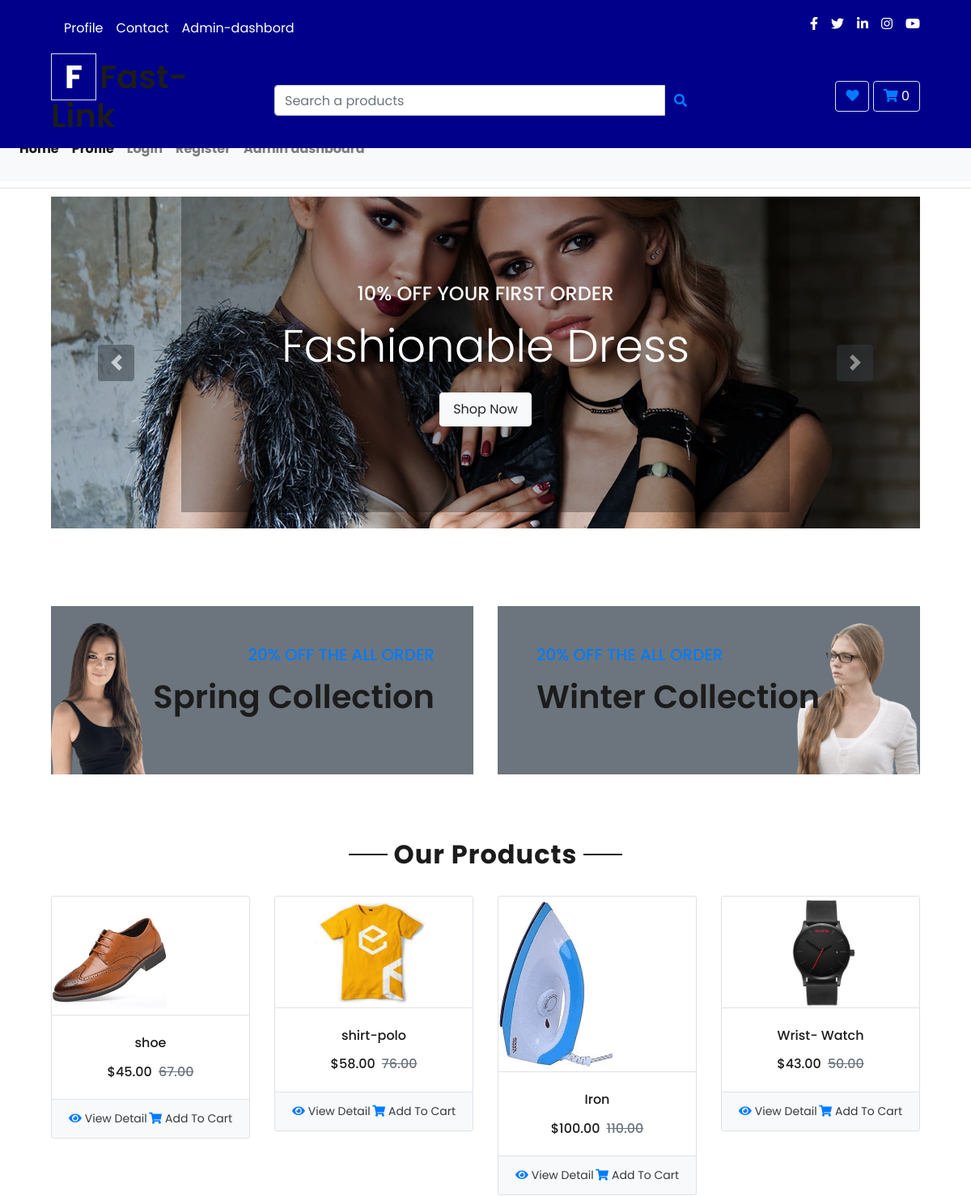
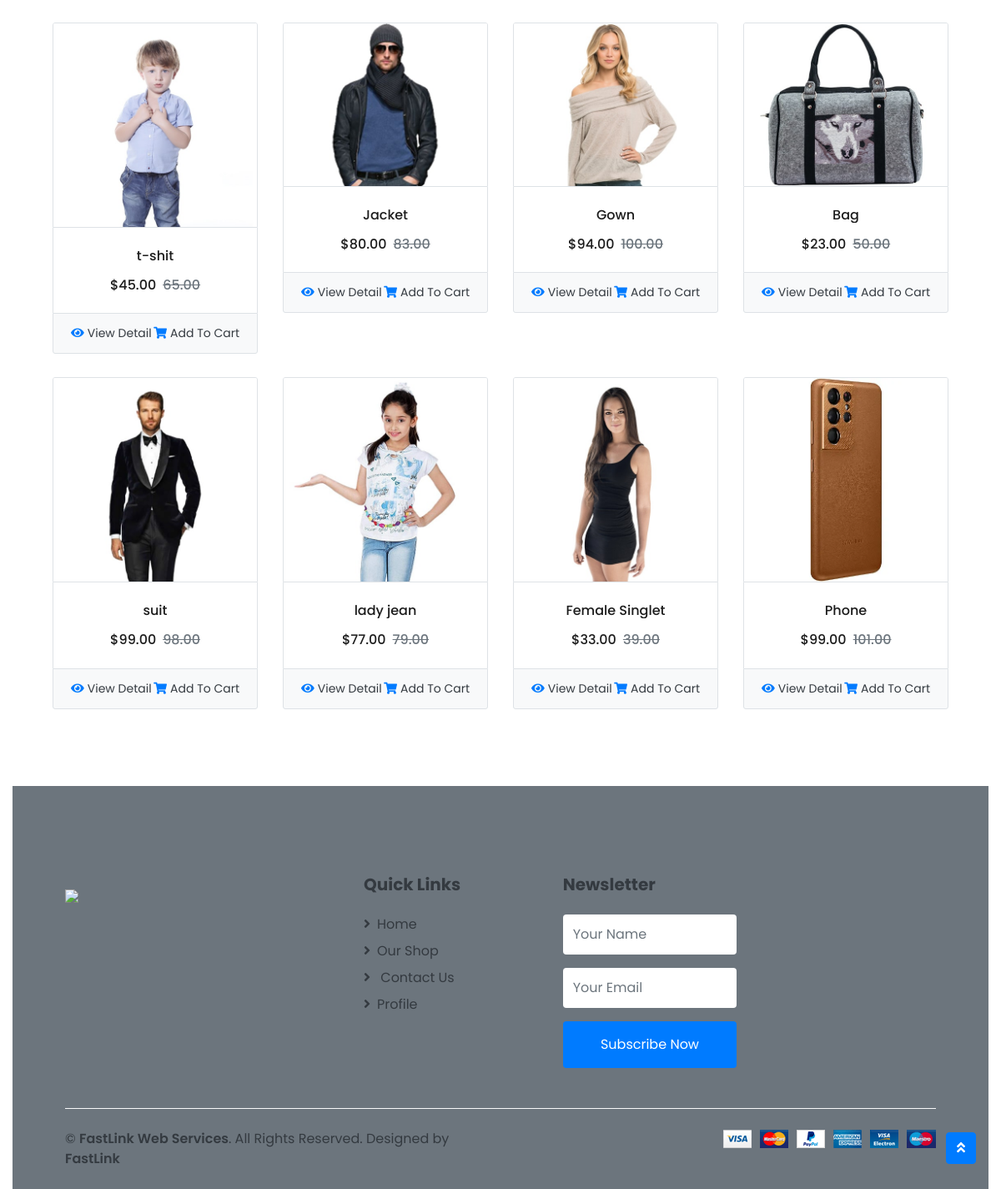
The page / on the database its author committed (2 pictures, top to bottom).
### store/models.py (models this page shows, shortened)
class Product(models.Model):
	CATEGORY = (
		('cloths', 'cloths'),
		('shoes', 'shoes'),
		('fairly used laptops', 'fairly used laptops')
		)
	name = models.CharField(max_length=200)
	price = models.DecimalField(max_digits=7, decimal_places=2)
	price_slash = models.DecimalField(max_digits=7, decimal_places=2, default=False)
	category = models.CharField(max_length=200, null=True, choices=CATEGORY)
	liked = models.ManyToManyField(User, default=None, blank=True, related_name='liked')
	description = models.TextField(max_length=2000, null=True, blank=True)
	digital = models.BooleanField(default=False,null=True, blank=True)
	image = models.ImageField(null=True, blank=True)
	@property
	def imageURL(self):
		try:
			url = self.image.url
		except:
			url = ''
		return url

### store/views.py (the view)
# urls.py: path('', include('store.urls')),
def store(request):
     data = cartData(request)
     cartItems = data['cartItems']
     user = request.user
     products = Product.objects.all()
     arriv = Arrive.objects.all()
     context = {'products':products, 'cartItems':cartItems, 'user':user, 'arriv':arriv}
     return render(request, 'store/store.html', context)

### store/utils.py (called while the page is built, shortened)
def cookieCart(request,):
    try:
        cart = json.loads(request.COOKIES['cart'])
    except:
        cart = {}
    print('cart:', cart)
    items = []
    order = {'get_cart_total':0, 'get_cart_items':0, 'shipping':False}
    cartItems = order['get_cart_items']
    return {'cartItems':cartItems, 'order':order, 'items':items}

def cartData(request):
    if request.user.is_authenticated:
          customer = request.user.customer
          order, created = Order.objects.get_or_create(customer=customer, complete=False)
          items = order.orderitem_set.all()
          cartItems = order.get_cart_items
    else:
         cookieData = cookieCart(request)
         cartItems = cookieData['cartItems']
         order = cookieData['order']
         items = cookieData['items']
    return {'cartItems':cartItems, 'order':order, 'items':items}

### store/templates/store/store.html (shortened to what this page needs)
{% extends 'store/main2.html' %}
{% load static %}
{% block content %}
    {% include 'store/carousel.html' %}
    {% include 'store/ofer.html' %}
	<div class="container-fluid pt-5">
        <div class="text-center mb-4">
            <h2 class="section-title px-5"><span class="px-2">Our Products</span></h2>
        </div>
        <div class="row px-xl-5 pb-3">
			{% for product in products %}
            <div class="col-lg-3 col-md-6 col-sm-12 pb-1">
                <div class="card product-item border-0 mb-4">
                    <div class="card-header product-img position-relative overflow-hidden bg-transparent border p-0">
                        <img class="img-fluid" src="{{product.imageURL}}" alt="">
                    </div>
                    <div class="card-body border-left border-right text-center p-0 pt-4 pb-3">
                        <h6 class="text-truncate mb-3">{{product.name}}</h6>
                        <div class="d-flex justify-content-center">
                            <h6>${{product.price}}</h6><h6 class="text-muted ml-2"><del>{{product.price_slash}}</del></h6>
                        </div>
                    </div>
                    <div class="card-footer d-flex justify-content-between bg-light border">
                        <a href="{% url 'product_details' product.id %}" class="btn btn-sm text-dark p-0"><i class="fas fa-eye text-primary mr-1"></i>View Detail</a>
						<button data-product="{{product.id}}" data-action="add" class="btn btn-sm text-dark p-0 add-btn update-cart"><i class="fas fa-shopping-cart text-primary mr-1"></i>Add To Cart</button>
                    </div>
                </div>
            </div>
		{% endfor %}
	</div>
{% endblock content %}

### store/templates/store/main2.html (shortened to what this page needs)
 <!DOCTYPE html>
{% load static %}
<html lang="en">
<head>
    <link rel="stylesheet" type="text/css" href="{% static 'css/main.css' %}">
    <link rel="stylesheet" type="text/css" href="{% static 'css/style.css' %}">
    <link rel="stylesheet" type="text/css" href="{% static 'css/footer.css' %}">
    <link href="https://cdnjs.cloudflare.com/ajax/libs/font-awesome/5.10.0/css/all.min.css" rel="stylesheet">
    <link href="{% static 'lib/owlcarousel/assets/owl.carousel.min.css'% }" rel="stylesheet">
    <link rel="stylesheet" href="https://stackpath.bootstrapcdn.com/bootstrap/4.4.1/css/bootstrap.min.css">
</head>
<body>
<div class="hero_area">
    <div class="container-fluid">
        <div class="row py-2 px-xl-5">
            <div class="col-lg-6 d-none d-lg-block">
                <div class="d-inline-flex align-items-center">
                    <a class="text-d" href="{% url 'profile' %}">Profile</a>
                    <a class="text-d" href="{% url 'contact' %}">Contact</a>
                    <a class="text-d" href="{% url 'dashboard' %}">Admin-dashbord</a>
                </div>
            </div>
            <div class="col-lg-6 text-center text-lg-right">
                <div class="d-inline-flex align-items-center">
                    <a class="text-d px-2" href="">
                        <i class="fab fa-facebook-f"></i>
                    </a>
                    <a class="text-d px-2" href="">
                        <i class="fab fa-twitter"></i>
                    </a>
                    <a class="text-d px-2" href="">
                        <i class="fab fa-linkedin-in"></i>
                    </a>
                    <a class="text-d px-2" href="">
                        <i class="fab fa-instagram"></i>
                    </a>
                    <a class="text-d pl-2" href="">
                        <i class="fab fa-youtube"></i>
                    </a>
                </div>
            </div>
        </div>
        <div class="row align-items-center py-3 px-xl-5">
            <div class="col-lg-3 d-none d-lg-block">
                <a href="" class="text-decoration-none">
                    <h1 class="m-0 display-5 font-weight-semi-bold"><span class="text-d font-weight-bold border px-3 mr-1">F</span class="text-d">Fast-Link</h1>
                </a>
            </div>
            <div class="col-lg-6 col-6 text-left" action="{% url 'search' %}">
                <form action="{% url 'search' %}" method="POST">
                    <div class="input-group">
                        <input type="text" class="form-control" placeholder="Search a products" name="searched">
                        <div class="input-group-append">
                            <button class="input-group-text bg-transparent text-primary">
                                <i class="fa fa-search" type="submit"></button></i>
                        </div>
                    </div>
                </form>
            </div>
            <div class="col-lg-3 col-6 text-right">
                <a href="" class="btn border">
                    <i class="fas fa-heart text-primary"></i>
                </a>
                <a href="{% url 'cart' %}" class="btn border">
                    <i class="fas fa-shopping-cart text-primary"></i>
                    <span id="cart-total" class="text-d">{{cartItems}}</span>
                </a>
            </div>
        </div>
    </div>
</div>
<br><br><br><br><br><br>
<div class="coni">
    <nav class="navbar navbar-expand-lg navbar-light bg-light">
        <div class="collapse navbar-collapse" id="navbarSupportedContent">
          <ul class="navbar-nav mr-auto">
            <li class="nav-item active">
              <a class="nav-link" href="{% url 'store' %}"><strong>Home</strong> <span class="sr-only">(current)</span></a>
            </li>
            <li class="nav-item active">
                <a class="nav-link" href="{% url 'profile' %}"><strong>Profile</strong><span class="sr-only">(current)</span></a>
              </li>
            <li class="nav-item">
                <div class="navbar-nav ml-auto py-0">
                    {% if request.user.is_authenticated %}
                    <a href="{% url 'logout' %}" class="nav-item nav-link"><strong>Logout</strong></a>
                    {% else %}
                    <a href="{% url 'login' %}" class="nav-item nav-link"><strong>Login</strong></a>
                    {% endif %}
                    <a href="{% url 'register' %}" class="nav-item nav-link"><strong>Register</strong></a>
                    <a class="nav-item nav-link" href="{% url 'dashboard' %}"><strong>Admin dashboard</strong> <span class="sr-only">(current)</span></a>
                </div>
          </ul>
        </div>
      </nav>
</div>
<div class="mt-2">
    {% block content %}
    {% endblock content %}
    <a href="#" class="btn btn-primary back-to-top"><i class="fa fa-angle-double-up"></i></a>
    {% include 'store/footer.html' %}
</body>
</html>

### store/templates/store/carousel.html (shortened to what this page needs)
{% load static %}
{% block carousel_start %}
    <div class="container-fluid mb-5">
        <div class="row border-top px-xl-5">
            <div class="col-lg-12">
                <div id="header-carousel" class="carousel slide" data-ride="carousel">
                    <div class="carousel-inner">
                        <div class="carousel-item active" style="height: 410px;">
                            <img class="img-fluid" src="{% static 'images/carousel-1.jpg' %}" alt="Image">
                            <div class="carousel-caption d-flex flex-column align-items-center justify-content-center">
                                <div class="p-3" style="max-width: 700px;">
                                    <h4 class="text-light text-uppercase font-weight-medium mb-3">10% Off Your First Order</h4>
                                    <h3 class="display-4 text-white font-weight-semi-bold mb-4">Fashionable Dress</h3>
                                    <a href="{% url 'store' %}" class="btn btn-light py-2 px-3">Shop Now</a>
                                </div>
                            </div>
                        </div>
                    </div>
                    <a class="carousel-control-prev" href="#header-carousel" data-slide="prev">
                        <div class="btn btn-dark" style="width: 45px; height: 45px;">
                            <span class="carousel-control-prev-icon mb-n2"></span>
                        </div>
                    </a>
                    <a class="carousel-control-next" href="#header-carousel" data-slide="next">
                        <div class="btn btn-dark" style="width: 45px; height: 45px;">
                            <span class="carousel-control-next-icon mb-n2"></span>
                        </div>
                    </a>
                </div>
            </div>
        </div>
    </div>
{% endblock carousel_start %}

### store/templates/store/ofer.html
{% load static %}
{% block ofer %}
 <div class="container-fluid offer pt-5">
    <div class="row px-xl-5">
        <div class="col-md-6 pb-4">
            <div class="position-relative bg-secondary text-center text-md-right text-white mb-2 py-5 px-5">
                <img src="{% static 'images/offer-1.png' %}" alt="">
                <div class="position-relative" style="z-index: 1;">
                    <h5 class="text-uppercase text-primary mb-3">20% off the all order</h5>
                    <h1 class="mb-4 font-weight-semi-bold">Spring Collection</h1>
                </div>
            </div>
        </div>
        <div class="col-md-6 pb-4">
            <div class="position-relative bg-secondary text-center text-md-left text-white mb-2 py-5 px-5">
                <img src="{% static 'images/offer-2.png' %}" alt="">
                <div class="position-relative" style="z-index: 1;">
                    <h5 class="text-uppercase text-primary mb-3">20% off the all order</h5>
                    <h1 class="mb-4 font-weight-semi-bold">Winter Collection</h1>
                </div>
            </div>
        </div>
    </div>
</div>
{% endblock ofer %}

### store/templates/store/footer.html (shortened to what this page needs)
{% load static %}
<body>
    {% block content %}
    <div class="container-fluid bg-secondary text-dark mt-5 pt-5">
        <div class="row px-xl-5 pt-5">
            <div class="col-lg-4 col-md-12 mb-5 pr-3 pr-xl-5">
                <a href="" class="text-decoration-none">
                    <h1 class="mb-4 display-5 font-weight-semi-bold"> <img src="{% static 'images/fastlink.png' %}">
                    </h1>
                </a>
            </div>
            <div class="col-lg-8 col-md-12">
                <div class="row">
                    <div class="col-md-4 mb-5">
                        <h5 class="font-weight-bold text-dark mb-4">Quick Links</h5>
                        <div class="d-flex flex-column justify-content-start">
                            <a class="text-dark mb-2" href="{% url 'store' %}"><i class="fa fa-angle-right mr-2"></i>Home</a>
                            <a class="text-dark mb-2" href="{% url 'store' %}"><i class="fa fa-angle-right mr-2"></i>Our Shop</a>
                            <a class="text-dark mb-2" href="{% url 'contact' %}"><i class="fa fa-angle-right mr-2"></i> Contact Us</a>
                            <a class="text-dark mb-2" href="{% url 'profile' %}"><i class="fa fa-angle-right mr-2"></i>Profile</a>
                        </div>
                    </div>
                    <div class="col-md-4 mb-5">
                        <h5 class="font-weight-bold text-dark mb-4">Newsletter</h5>
                        <form action="">
                            <div class="form-group">
                                <input type="text" class="form-control border-0 py-4" placeholder="Your Name" required="required" />
                            </div>
                            <div class="form-group">
                                <input type="email" class="form-control border-0 py-4" placeholder="Your Email"
                                    required="required" />
                            </div>
                            <div>
                                <button class="btn btn-primary btn-block border-0 py-3" type="submit">Subscribe Now</button>
                            </div>
                        </form>
                    </div>
                </div>
            </div>
        </div>
        <div class="row border-top border-light mx-xl-5 py-4">
            <div class="col-md-6 px-xl-0">
                <p class="mb-md-0 text-center text-md-left text-dark">
                    &copy; <a class="text-dark font-weight-semi-bold" href="#">FastLink Web Services</a>. All Rights Reserved. Designed
                    by
                    <a class="text-dark font-weight-semi-bold" href="/">FastLink</a>
                </p>
            </div>
            <div class="col-md-6 px-xl-0 text-center text-md-right">
                <img class="img-fluid" src="img/payments.png" alt="">
            </div>
        </div>
    </div>
</body>
</html>
{% endblock %}

### static/css/main.css (style rules this page uses)
body { background-color: hsl(0, 0%, 98%); }
h1,h2,h3,h4,h5,h6 { color:hsl(0, 0%, 30%); }
.col-lg-4, .col-lg-6, .col-lg-8, .col-lg-12 { margin-top: 10px; }
.btn { border-radius: 0; }
body, html { margin: 0; padding: 0; height: 100%; }
.input-group-text { background: #f7ba5b !important; color: white !important; border: 0 !important; border-radius: 0.25rem 0 0 0.25rem !important; }

### static/css/footer.css (style rules this page uses)
* { margin: 0; padding: 0; box-sizing: border-box; font-family: 'poppins', sans-serif; }

### rows shown on the page
Product: imageURL (picture), name "shoe", price "45.00", price_slash "67.00"
Product: imageURL (picture), name "shirt-polo", price "58.00", price_slash "76.00"
Product: imageURL (picture), name "Iron", price "100.00", price_slash "110.00"
Product: imageURL (picture), name "Wrist- Watch", price "43.00", price_slash "50.00"
Product: imageURL (picture), name "t-shit", price "45.00", price_slash "65.00"
Product: imageURL (picture), name "Jacket", price "80.00", price_slash "83.00"
Product: imageURL (picture), name "Gown", price "94.00", price_slash "100.00"
Product: imageURL (picture), name "Bag", price "23.00", price_slash "50.00"
Product: imageURL (picture), name "suit", price "99.00", price_slash "98.00"
Product: imageURL (picture), name "lady jean", price "77.00", price_slash "79.00"
Product: imageURL (picture), name "Female Singlet", price "33.00", price_slash "39.00"
Product: imageURL (picture), name "Phone", price "99.00", price_slash "101.00"

### other values the page prints
{{ cartItems }} "0"
